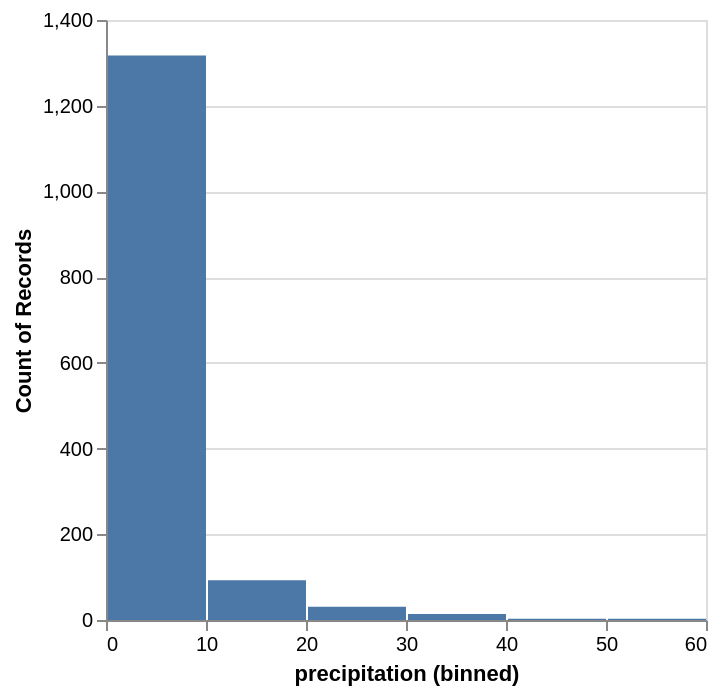

The specification (Vega-Lite) saved for this image:
### Vega-Lite specification from a JSON file in a GitHub repository (floating-point values rounded to 4 significant figures; data arrays with more than 128 entries replaced by an {"elided": "..."} marker saying what was removed)
{"$schema": "https://vega.github.io/schema/vega-lite/v4.json", "data": {"values": {"elided": "1461 records"}}, "mark": "bar", "encoding": {"x": {"bin": true, "field": "precipitation"}, "y": {"aggregate": "count"}}}
